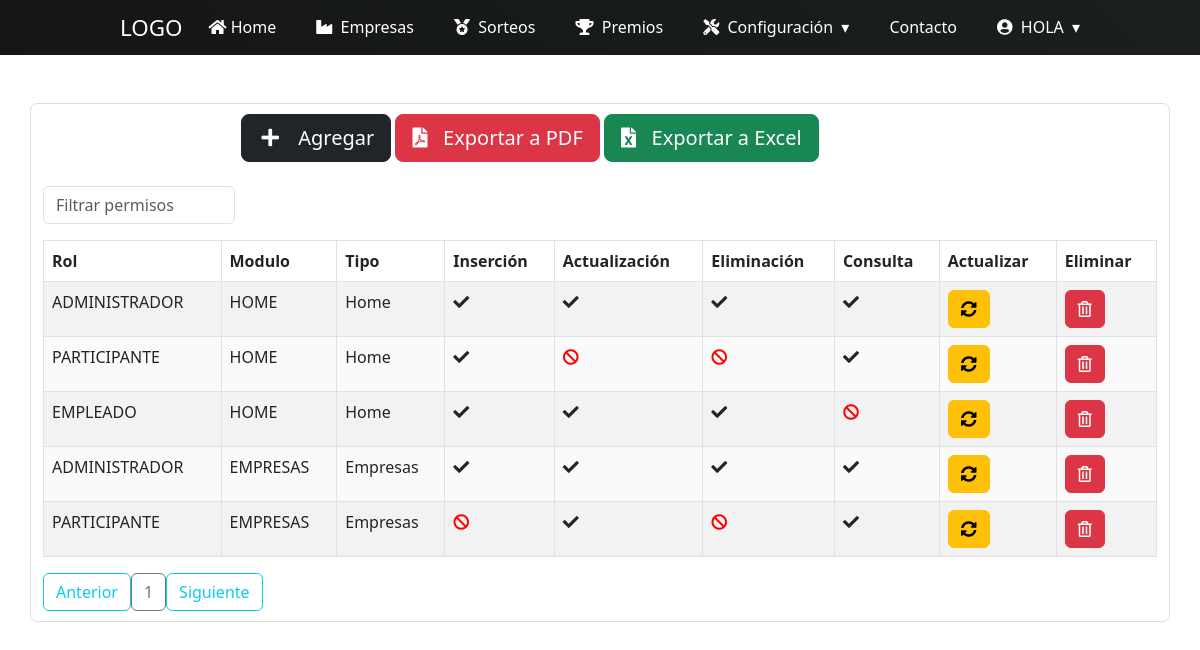
Screenshot of /permisos/ (signed in) with the database file from the repository.
### tables this page shows
CREATE TABLE IF NOT EXISTS `permisos` (
  `id_rol` int(11) NOT NULL,
  `id_modulo` int(11) NOT NULL,
  `tipo_modulo` enum('Home','Empresas','Sorteos','Premios','Configuración','Administración') NOT NULL,
  `permiso_insercion` varchar(5) NOT NULL,
  `permiso_actualizacion` varchar(5) NOT NULL,
  `permiso_eliminacion` varchar(5) NOT NULL,
  `permiso_consulta` varchar(5) NOT NULL,
  `creado_por` varchar(50) NOT NULL,
  `fecha_creacion` datetime NOT NULL,
  `modificado_por` varchar(50) DEFAULT NULL,
  `fecha_modificacion` datetime DEFAULT NULL,
  KEY `Índice 1` (`id_rol`),
  KEY `Índice 2` (`id_modulo`)
);

CREATE TABLE IF NOT EXISTS `roles` (
  `id_rol` int(11) NOT NULL AUTO_INCREMENT,
  `rol` varchar(50) NOT NULL,
  `descripcion` varchar(200) NOT NULL,
  `creado_por` varchar(50) NOT NULL,
  `fecha_creacion` datetime NOT NULL,
  `modificado_por` varchar(50) DEFAULT NULL,
  `fecha_modificacion` datetime DEFAULT NULL,
  PRIMARY KEY (`id_rol`) USING BTREE
);

CREATE TABLE IF NOT EXISTS `modulos` (
  `id_modulo` int(11) NOT NULL AUTO_INCREMENT,
  `modulo` varchar(100) NOT NULL,
  `descripcion` varchar(100) NOT NULL,
  `tipo_modulo` enum('Home','Empresas','Sorteos','Premios','Configuracion','Administracion') NOT NULL,
  `creado_por` varchar(50) NOT NULL,
  `fecha_creacion` datetime NOT NULL,
  `modificado_por` varchar(50) DEFAULT NULL,
  `fecha_modificacion` datetime DEFAULT NULL,
  PRIMARY KEY (`id_modulo`)
);

### controladores/vistasControlador.php (called while the page is built)
<?php
	require_once "./modelos/vistasModelo.php";
	class vistasControlador extends vistasModelo{
		public function obtener_plantilla_controlador(){
			return require_once "./vistas/plantilla.php";
		}
		public function obtener_vistas_controlador(){
			if(isset($_GET['views'])){
				$ruta=explode("/", $_GET['views']);
				$respuesta=vistasModelo::obtener_vistas_modelo($ruta[0]);
			}else{
				$respuesta="login";
			}
			return $respuesta;
		}
	}

### index.php (called while the page is built, shortened)
<?php
	require_once "./controladores/vistasControlador.php";
	$plantilla = new vistasControlador();
	$plantilla->obtener_plantilla_controlador();

### modelos/vistasModelo.php (called while the page is built, shortened)
<?php
	class vistasModelo{
		protected static function obtener_vistas_modelo($vistas){
			$listaBlanca=["home","empleados","empresas","sorteos","premios","usuarios","roles","modulos","permisos","salir"];
			if(in_array($vistas, $listaBlanca)){
				if(is_file("./vistas/contenidos/".$vistas."-view.php")){
					$contenido="./vistas/contenidos/".$vistas."-view.php";
				}else{
					$contenido="404";
				}
			}elseif($vistas=="inicio" || $vistas=="index" || $vistas=="login" || $vistas=="recuperacion-clave"){
				$contenido="inicio";
			}else{
				$contenido="404";
			}
			return $contenido;
		}
	}

### config/conexion.php (called while the page is built, shortened)
<?php
class ConexionBD{
    protected $manejador = "mysql";
    private static $servidor = "localhost";
    private static $usuario = "root";
    private static $pass = "";
    protected $db_name = "dbsorteo";
    protected function getConexion(){
        try{
            $parametros=array(PDO::ATTR_PERSISTENT=>true,PDO::MYSQL_ATTR_INIT_COMMAND=>"SET NAMES utf8");
            $this->conexion=new PDO($this->manejador.":host=".self::$servidor.";dbname=".$this->db_name,self::$usuario,self::$pass,$parametros);
            return $this->conexion;
        }
        catch(PDOException $e){
            echo 'Error en la conexion a la BD :'.$e->getMessage();
        }
    }
}

### DatosTablas/obtenerDatosPermisos.php (called while the page is built, shortened)
<?php
require_once("./config/conexion.php");
class obtenerDatosPermisos extends ConexionBD{
    public function datosPermisos(){
        $sql="SELECT r.rol, m.modulo,p.tipo_modulo, p.permiso_insercion, p.permiso_actualizacion,
        p.permiso_eliminacion, p.permiso_consulta,p.id_rol,p.id_modulo FROM permisos p
        inner join roles r on r.id_rol=p.id_rol
        inner join modulos m on m.id_modulo=p.id_modulo";
        $resultado=$this->conexion->query($sql) or die ($sql);
        return $resultado;
    }
}

### vistas/contenidos/permisos-view.php (the view, shortened to what this page needs)
<?php
include("./DatosTablas/obtenerDatosPermisos.php");
?>
<br>
<br>
<div class="container contenedor-tabla">
    <div class="container">
    <div class="row">
        <div class="col-2"></div>
        <div class="col-8">
            <div class="btn btn-dark btn-lg" data-bs-toggle="modal" data-bs-target="#ModalCrear"><i class="fas fa-plus fa-fw"></i> &nbsp; Agregar</div>
            <div class="btn btn-danger btn-lg" data-bs-toggle="modal" data-bs-target="#ModalCrear"><i class="fas fa-file-pdf"></i> &nbsp; Exportar a PDF</div>
            <div class="btn btn-success btn-lg" data-bs-toggle="modal" data-bs-target="#ModalCrear"><i class="fas fa-file-excel"></i> &nbsp; Exportar a Excel</div>
        </div>
        <div class="col-2"></div>
    </div>
    </div>
<div class="table-responsive">
    <br>
        <input type="text" id="searchBox" class="form-control" onkeyup="filterTable()" placeholder="Filtrar permisos">
    <table id="datos-usuario" class="table table-bordered table-striped text-center">
        <thead>
            <tr>
                <th>Rol</th>
                <th>Modulo</th>
                <th>Tipo</th>
                <th>Inserción</th>
                <th>Actualización</th>
                <th>Eliminación</th>
                <th>Consulta</th>
                <th>Actualizar</th>
                <th>Eliminar</th>
            </tr>
        </thead>
        <tbody class="body">
        <?php
                $datos=new obtenerDatosPermisos();
                $resultado=$datos->datosPermisos();
                foreach ($resultado as $fila){
            ?>
            <tr>
                <td><?php echo $fila['rol']; ?></td>
                <td><?php echo $fila['modulo']; ?></td>
                <td><?php echo $fila['tipo_modulo']; ?></td>
                <?php
				if($fila['permiso_insercion']==1){
                ?>
                <td><i class="fas fa-check"></i></td>
                <?php
                    }else{
                ?>
                <td><i class="fas fa-ban" style="color: red;"></i></td>
                <?php
                    }
                ?>
                <?php
				if($fila['permiso_actualizacion']==1){
			?>
			<td><i class="fas fa-check"></i></td>
			<?php
				}else{
			?>
			<td><i class="fas fa-ban" style="color: red;"></i></td>
			<?php
				}
			?>
			<?php
				if($fila['permiso_eliminacion']==1){
			?>
			<td><i class="fas fa-check"></i></td>
			<?php
				}else{
			?>
			<td><i class="fas fa-ban" style="color: red;"></i></td>
			<?php
				}
			?>
			<?php
				if($fila['permiso_consulta']==1){
			?>
			<td><i class="fas fa-check"></i></td>
			<?php
				}else{
			?>
			<td><i class="fas fa-ban" style="color: red;"></i></td>
			<?php
				}
			?>
                <td>
				<button class="btn btn-warning" data-bs-toggle="modal" data-bs-target="#ModalAct<?php echo $fila['id_rol'];?><?php echo $fila['id_modulo'];?>">
					<i class="fas fa-sync-alt"></i>
                </button>
			    </td>
                <td>
					<form class="FormularioAjax" action="<?php echo SERVERURL; ?>ajax/permisoAjax.php" method="POST" data-form="delete" autocomplete="off">
					<button type="submit" class="btn btn-danger">
						<i class="far fa-trash-alt"></i>
					</button>
					</form>
				</td>
                </tr>
            <?php
                    }
            ?>
        </tbody>
    </table>
</div>
<div id="paginador" class=""></div>
</div>
<br>
<br>

### vistas/plantilla.php (shortened to what this page needs)
<!DOCTYPE html>
<html lang="es">
<head>
	<?php include "./vistas/inc/archivos_css.php"; ?>
</head>
<body>
	<?php
		require_once "./controladores/vistasControlador.php";
		$IV = new vistasControlador();
		$vistas=$IV->obtener_vistas_controlador();
		if($vistas=="inicio" || $vistas=="login" || $vistas=="404" || $vistas=="recuperacion-clave"){
			require_once "./vistas/contenidos/".$vistas."-view.php";
		}else{
	?>
	<main class="full-box main-container">
		<section class="full-box page-content">
			<?php
					include "./vistas/inc/Navbar.php";
				include  $vistas;
			?>
		</section>
	</main>
	<?php
		}
	?>
</body>
</html>

### vistas/inc/archivos_css.php
<link rel="stylesheet" href="<?php echo SERVERURL; ?>vistas/css/Estilo-Form.css">
<link rel="stylesheet" href="<?php echo SERVERURL; ?>vistas/css/EstiloLogin.css">
<link rel="stylesheet" href="<?php echo SERVERURL; ?>vistas/css/estilos-vistas.css">
<link rel="stylesheet" href="<?php echo SERVERURL; ?>vistas/css/tarjetas.css">
<link rel="stylesheet" href="<?php echo SERVERURL; ?>vistas/css/bootstrap-grid.css">
<link rel="stylesheet" href="<?php echo SERVERURL; ?>vistas/css/bootstrap-grid.min.css">
<link rel="stylesheet" href="<?php echo SERVERURL; ?>vistas/css/bootstrap-grid.rtl.css">
<link rel="stylesheet" href="<?php echo SERVERURL; ?>vistas/css/bootstrap-grid.rtl.min.css">
<link rel="stylesheet" href="<?php echo SERVERURL; ?>vistas/css/bootstrap-reboot.css">
<link rel="stylesheet" href="<?php echo SERVERURL; ?>vistas/css/bootstrap-reboot.min.css">
<link rel="stylesheet" href="<?php echo SERVERURL; ?>vistas/css/bootstrap-reboot.rtl.css">
<link rel="stylesheet" href="<?php echo SERVERURL; ?>vistas/css/bootstrap-reboot.rtl.min.css">
<link rel="stylesheet" href="<?php echo SERVERURL; ?>vistas/css/bootstrap-utilities.css">
<link rel="stylesheet" href="<?php echo SERVERURL; ?>vistas/css/bootstrap-utilities.rtl.min.css">
<link rel="stylesheet" href="<?php echo SERVERURL; ?>vistas/css/bootstrap-utilities.min.css">
<link rel="stylesheet" href="<?php echo SERVERURL; ?>vistas/css/bootstrap.css">
<link rel="stylesheet" href="<?php echo SERVERURL; ?>vistas/css/bootstrap.min.css">
<link rel="stylesheet" href="<?php echo SERVERURL; ?>vistas/css/bootstrap.rtl.css">
<link rel="stylesheet" href="<?php echo SERVERURL; ?>vistas/css/bootstrap.rtl.min.css">
<link rel="stylesheet" href="<?php echo SERVERURL; ?>vistas/fontawesome-free-5.15.4-web/css/all.css">
<link rel="stylesheet" href="<?php echo SERVERURL; ?>vistas/fontawesome-free-5.15.4-web/css/all.min.css">
<link rel="stylesheet" href="<?php echo SERVERURL; ?>vistas/fontawesome-free-5.15.4-web/css/brands.css">
<link rel="stylesheet" href="<?php echo SERVERURL; ?>vistas/fontawesome-free-5.15.4-web/css/brands.min.css">
<link rel="stylesheet" href="<?php echo SERVERURL; ?>vistas/fontawesome-free-5.15.4-web/css/fontawesome.css">
<link rel="stylesheet" href="<?php echo SERVERURL; ?>vistas/fontawesome-free-5.15.4-web/css/fontawesome.min.css">
<link rel="stylesheet" href="<?php echo SERVERURL; ?>vistas/fontawesome-free-5.15.4-web/css/regular.css">
<link rel="stylesheet" href="<?php echo SERVERURL; ?>vistas/fontawesome-free-5.15.4-web/css/regular.min.css">
<link rel="stylesheet" href="<?php echo SERVERURL; ?>vistas/fontawesome-free-5.15.4-web/css/solid.css">
<link rel="stylesheet" href="<?php echo SERVERURL; ?>vistas/fontawesome-free-5.15.4-web/css/solid.min.css">
<link rel="stylesheet" href="<?php echo SERVERURL; ?>vistas/fontawesome-free-5.15.4-web/css/svg-with-js.css">
<link rel="stylesheet" href="<?php echo SERVERURL; ?>vistas/fontawesome-free-5.15.4-web/css/svg-with-js.min.css">
<link rel="stylesheet" href="<?php echo SERVERURL; ?>vistas/fontawesome-free-5.15.4-web/css/v4-shims.css">
<link rel="stylesheet" href="https://cdn.datatables.net/v/dt/dt-1.13.1/datatables.min.css">

### vistas/inc/Navbar.php (shortened to what this page needs)
<section class="navigation">
  <div class="nav-container">
    <div class="brand">
      <a href="#!">Logo</a>
    </div>
    <nav>
      <ul class="nav-list">
        <li>
          <a href="<?php echo SERVERURL?>home/"><i class="fas fa-home"></i>&nbsp;Home</a>
        </li>
        <li>
          <a href="#!"><i class="fas fa-industry"></i>&nbsp; Empresas</a>
        </li>
        <li>
          <a href="#!"><i class="fas fa-medal"></i>&nbsp; Sorteos</a>
        </li>
        <li>
          <a href="#!"><i class="fas fa-trophy"></i>&nbsp; Premios</a>
        </li>
        <li>
          <a href="#!"><i class="fas fa-tools"></i>&nbsp; Configuración</a>
        </li>
        <li>
          <a href="#!">Contacto</a>
        </li>
        <li>
        <a href="#!"><i class="fas fa-user-circle"></i> &nbsp;<?php echo $_SESSION['usuario_login']?></a>
        </li>
      </ul>
    </nav>
  </div>
</section>

### vistas/css/Estilo-Form.css (style rules this page uses)
body { background-color: #3d3d3d; }
.navigation { height: 55px; background: linear-gradient(45deg, #131516, #1c1f20); }
.brand { position: absolute; padding-left: 20px; float: left; line-height: 55px; text-transform: uppercase; font-size: 1.4em; }
.brand a, .brand a:visited { color: #ffffff; text-decoration: none; }
.nav-container { max-width: 1000px; margin: 0 auto; }
nav { float: right; }
nav ul { list-style: none; margin: 0; padding: 0; }
nav ul li { float: left; position: relative; }
nav ul li a,nav ul li a:visited { display: block; padding: 0 20px; line-height: 55px; color: #fff; background: #3d3d3d ; text-decoration: none; }
nav ul li a { background: transparent; color: #FFF; }
nav ul li a:not(:only-child):after, nav ul li a:visited:not(:only-child):after { padding-left: 4px; content: ' \025BE'; }
@media screen and (min-width:800px) { .nav-list { display: block !important; } }
.contenedor-tabla { border: 1px solid #dddcdc; -moz-border-radius: 7px; -webkit-border-radius: 7px; padding: 10px; }
#searchBox { width:12rem; }
#datos-usuario { width: 100%; border-collapse: collapse; }
#datos-usuario th, td { padding: 8px; text-align: left; border-bottom: 1px solid rgb(226, 226, 226); }
#datos-usuario tr:nth-child(even) { background-color: #fafafa; }

### vistas/css/EstiloLogin.css (style rules this page uses)
body { font-family: arial; }

### rows the page displays
permisos: id_rol.rol "ADMINISTRADOR", id_modulo.modulo "HOME", tipo_modulo "Home", permiso_insercion "1" (drawn), permiso_actualizacion "1" (drawn), permiso_eliminacion "1" (drawn), permiso_consulta "1" (drawn)
permisos: id_rol.rol "PARTICIPANTE", id_modulo.modulo "HOME", tipo_modulo "Home", permiso_insercion "1" (drawn), permiso_actualizacion "0" (drawn), permiso_eliminacion "0" (drawn), permiso_consulta "1" (drawn)
permisos: id_rol.rol "EMPLEADO", id_modulo.modulo "HOME", tipo_modulo "Home", permiso_insercion "1" (drawn), permiso_actualizacion "1" (drawn), permiso_eliminacion "1" (drawn), permiso_consulta "0" (drawn)
permisos: id_rol.rol "ADMINISTRADOR", id_modulo.modulo "EMPRESAS", tipo_modulo "Empresas", permiso_insercion "1" (drawn), permiso_actualizacion "1" (drawn), permiso_eliminacion "1" (drawn), permiso_consulta "1" (drawn)
permisos: id_rol.rol "PARTICIPANTE", id_modulo.modulo "EMPRESAS", tipo_modulo "Empresas", permiso_insercion "0" (drawn), permiso_actualizacion "1" (drawn), permiso_eliminacion "0" (drawn), permiso_consulta "1" (drawn)

### other values shown
$_SESSION['usuario_login'] "HOLA"
